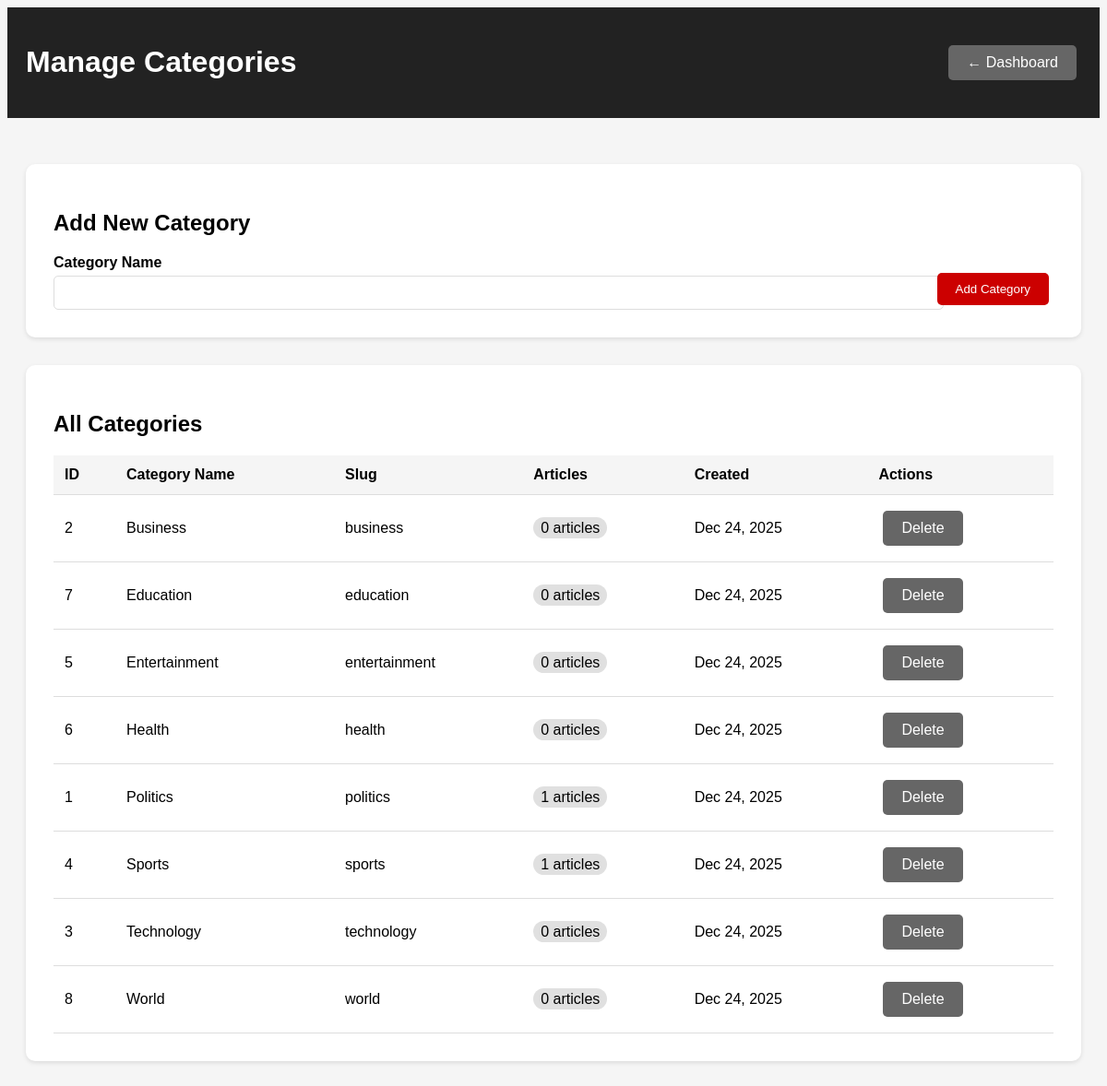
The app's page /admin/categories.php (signed in) with its own data.
### tables this page shows
CREATE TABLE `categories` (
  `id` int(11) NOT NULL,
  `name` varchar(100) NOT NULL,
  `slug` varchar(100) DEFAULT NULL,
  `created_at` timestamp NOT NULL DEFAULT current_timestamp()
);

### admin/categories.php (the view, shortened to what this page needs)
<?php
require_once '../config.php';
$categories = mysqli_query($conn, "SELECT c.*,
    (SELECT COUNT(*) FROM articles WHERE category_id = c.id AND status = 'published') as article_count
    FROM categories c
    ORDER BY c.name");
?>
<!DOCTYPE html>
<html>
<head>
</head>
<body>
    <div class="header">
        <h1>Manage Categories</h1>
        <div>
            <a href="dashboard.php" class="btn btn-secondary">← Dashboard</a>
        </div>
    </div>
    <div class="container">
        <div class="card">
            <h2>Add New Category</h2>
            <form method="POST" action="">
                <div class="form-inline">
                    <div class="form-group">
                        <label>Category Name</label>
                        <input type="text" name="name" required>
                    </div>
                    <div>
                        <button type="submit" name="add_category" class="btn">Add Category</button>
                    </div>
                </div>
            </form>
        </div>
        <div class="card">
            <h2>All Categories</h2>
            <table>
                <thead>
                    <tr>
                        <th>ID</th>
                        <th>Category Name</th>
                        <th>Slug</th>
                        <th>Articles</th>
                        <th>Created</th>
                        <th>Actions</th>
                    </tr>
                </thead>
                <tbody>
                    <?php while($cat = mysqli_fetch_assoc($categories)): ?>
                    <tr>
                        <td><?php echo $cat['id']; ?></td>
                        <td><?php echo htmlspecialchars($cat['name']); ?></td>
                        <td><?php echo $cat['slug']; ?></td>
                        <td>
                            <span style="background: #e0e0e0; padding: 3px 8px; border-radius: 15px;">
                                <?php echo $cat['article_count']; ?> articles
                            </span>
                        </td>
                        <td><?php echo date('M j, Y', strtotime($cat['created_at'])); ?></td>
                        <td>
                            <a href="?delete=<?php echo $cat['id']; ?>" class="btn btn-secondary"
                               onclick="return confirm('Delete this category? Articles will NOT be deleted.')">Delete</a>
                        </td>
                    </tr>
                    <?php endwhile; ?>
                </tbody>
            </table>
        </div>
    </div>
</body>
</html>

### admin/categories.php (style rules this page uses)
body { font-family: Arial, sans-serif; background: #f5f5f5; }
.container { max-width: 1200px; margin: 0 auto; padding: 20px; }
.header { background: #222; color: white; padding: 20px; margin-bottom: 30px; display: flex; justify-content: space-between; align-items: center; }
.card { background: white; padding: 30px; border-radius: 10px; box-shadow: 0 2px 5px rgba(0,0,0,0.1); margin-bottom: 30px; }
.btn { background: #c00; color: white; padding: 10px 20px; border: none; border-radius: 5px; cursor: pointer; text-decoration: none; display: inline-block; margin: 5px; }
.btn-secondary { background: #666; }
table { width: 100%; border-collapse: collapse; margin-top: 20px; }
th, td { padding: 12px; text-align: left; border-bottom: 1px solid #ddd; }
th { background: #f5f5f5; font-weight: bold; }
.form-group { margin-bottom: 15px; }
label { display: block; margin-bottom: 5px; font-weight: bold; }
input[type="text"] { width: 100%; padding: 10px; border: 1px solid #ddd; border-radius: 5px; }
.form-inline { display: flex; gap: 10px; align-items: flex-end; }
.form-inline .form-group { flex: 1; margin-bottom: 0; }

### records on screen
categories: id "2", name "Business", slug "business", article_count "0", created_at "Dec 24, 2025"
categories: id "7", name "Education", slug "education", article_count "0", created_at "Dec 24, 2025"
categories: id "5", name "Entertainment", slug "entertainment", article_count "0", created_at "Dec 24, 2025"
categories: id "6", name "Health", slug "health", article_count "0", created_at "Dec 24, 2025"
categories: id "1", name "Politics", slug "politics", article_count "1", created_at "Dec 24, 2025"
categories: id "4", name "Sports", slug "sports", article_count "1", created_at "Dec 24, 2025"
categories: id "3", name "Technology", slug "technology", article_count "0", created_at "Dec 24, 2025"
categories: id "8", name "World", slug "world", article_count "0", created_at "Dec 24, 2025"
